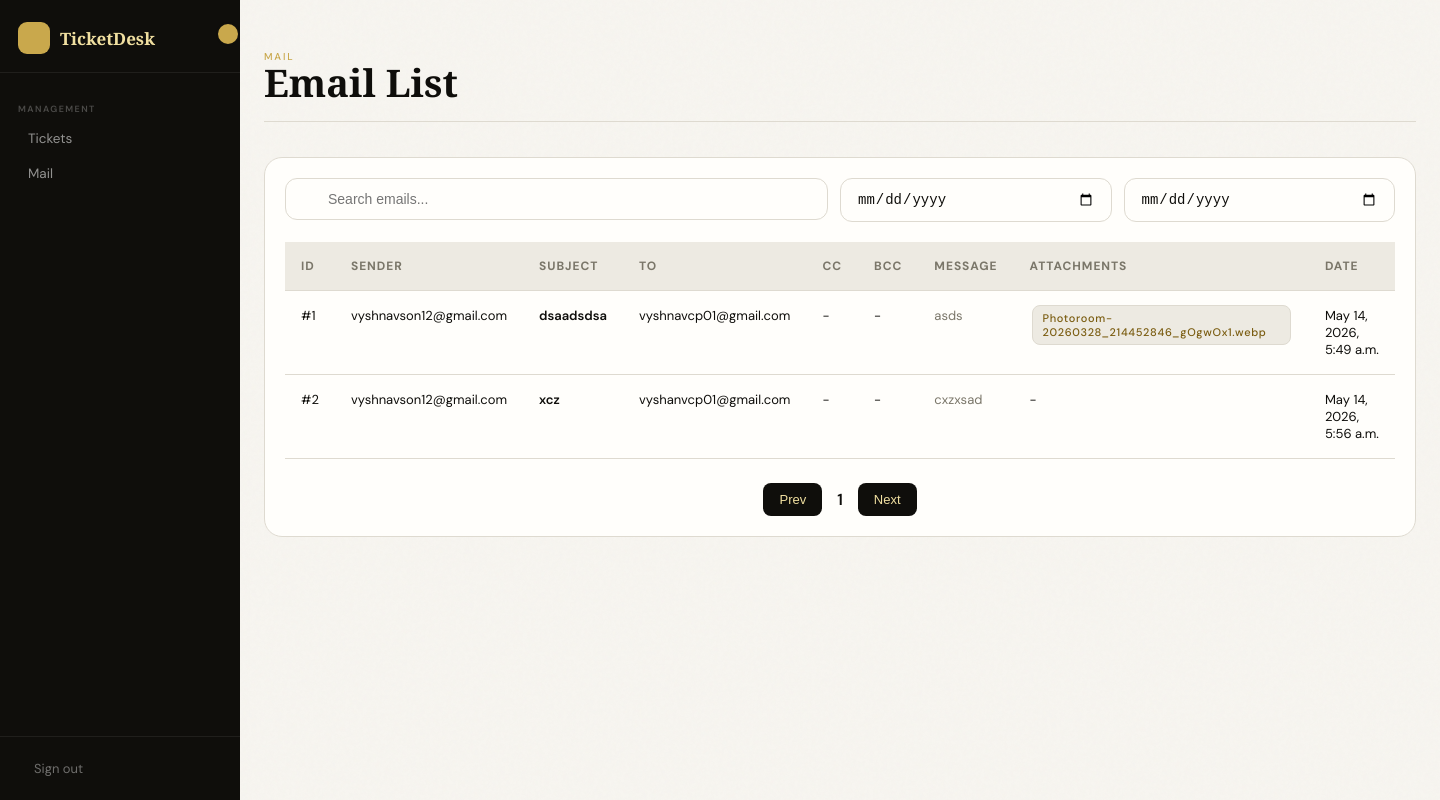
The app's page /email-list/, older data.
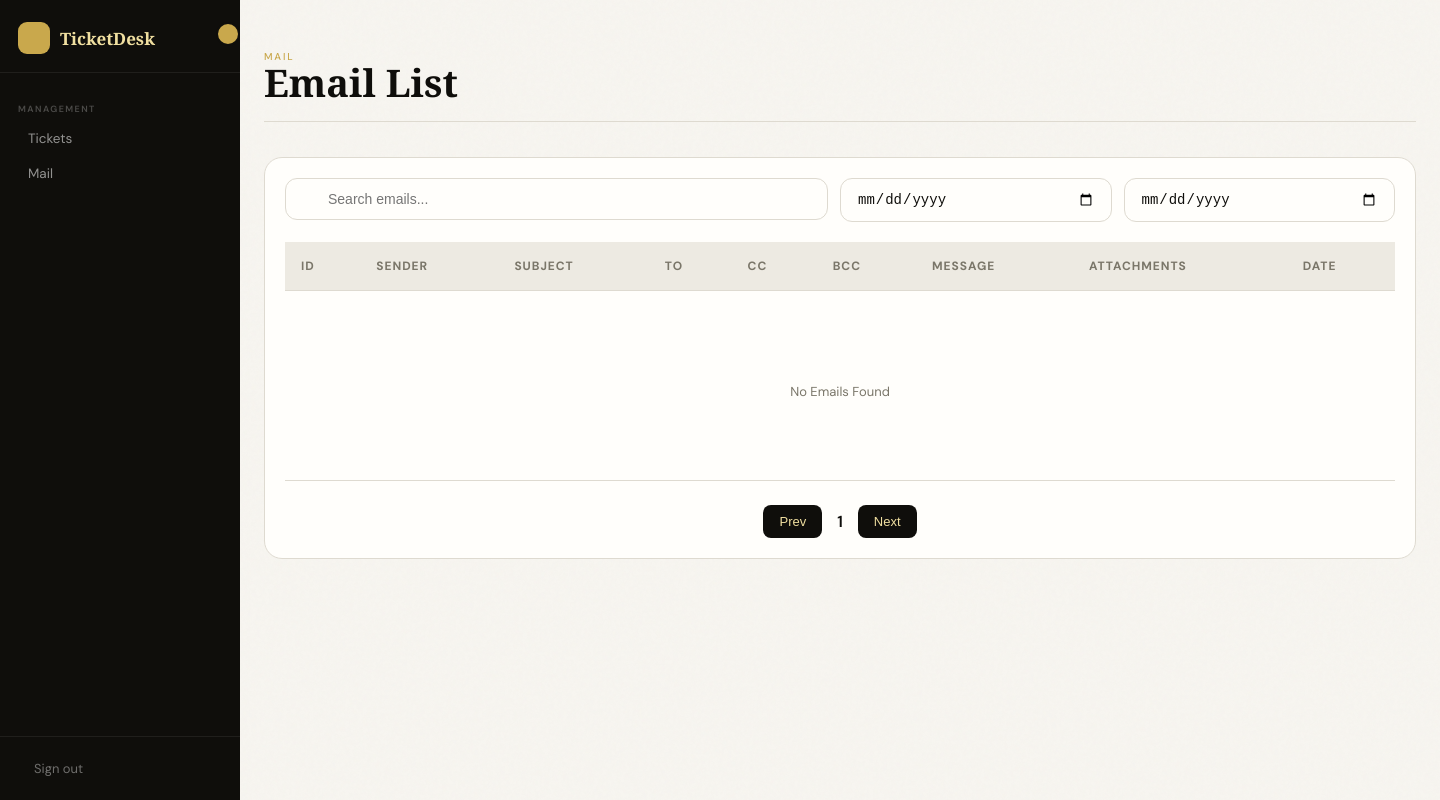
The same page, newer data.
### myapp/models.py (models this page shows, shortened)
class SentEmail(models.Model):
    sender_email = models.EmailField()
    subject = models.CharField(max_length=255)
    body = models.TextField()
    to_email = models.TextField()
    cc_email  = models.TextField(blank=True, null=True)
    bcc_email = models.TextField(blank=True, null=True)
    created_at = models.DateTimeField(auto_now_add=True)

class EmailAttachment(models.Model):
    email = models.ForeignKey(SentEmail, on_delete=models.CASCADE, related_name='attachments')
    file = models.FileField(upload_to="email_attachments/")

### myapp/views.py (the view, shortened to what this page needs)
# urls.py: path("email-list/",views. email_list, name="email_list"),
def email_list(request):
    emails = SentEmail.objects.all().prefetch_related("attachments").order_by("id")
    search = request.GET.get("search")
    from_date = request.GET.get("from_date")
    to_date = request.GET.get("to_date")
    if from_date:
        emails = emails.filter(created_at__date__gte=from_date)
    if to_date:
        emails = emails.filter(created_at__date__lte=to_date)
    page_number = request.GET.get("page", 1)
    paginator = Paginator(emails, 10)
    page_obj = paginator.get_page(page_number)
    emails = page_obj.object_list
    return render(request, "email_list.html", {
        "emails": emails,
        "sender_email": settings.EMAIL_HOST_USER
    })

### templates/email_list.html (shortened to what this page needs)
{% extends "main.html" %}
{% load static %}
{% block content %}
<div class="shell">
    <div class="top-header">
        <div>
            <div class="eyebrow">Mail</div>
            <h1 class="title">Email List</h1>
        </div>
    </div>
    <div class="card">
        <div class="filters">
            <div class="search-box">
                <input
                    type="text"
                    id="search"
                    placeholder="Search emails..."
                >
            </div>
            <input type="date" id="from_date">
            <input type="date" id="to_date">
        </div>
        <div class="table-wrap">
            <table>
                <thead>
                    <tr>
                        <th>ID</th>
                        <th>Sender</th>
                        <th>Subject</th>
                        <th>To</th>
                        <th>CC</th>
                        <th>BCC</th>
                        <th>Message</th>
                        <th>Attachments</th>
                        <th>Date</th>
                    </tr>
                </thead>
                <tbody id="email-table-body">
                    {% for email in emails %}
                    <tr>
                        <td>#{{ email.id }}</td>
                        <td>{{ email.sender_email }}</td>
                        <td class="subject">
                            {{ email.subject }}
                        </td>
                        <td>{{ email.to_email }}</td>
                        <td>{{ email.cc_email|default:"-" }}</td>
                        <td>{{ email.bcc_email|default:"-" }}</td>
                        <td>
                            <div class="message">
                                {{ email.body }}
                            </div>
                        </td>
                        <td>
                            {% for file in email.attachments.all %}
                                <div class="badge">
                                    {{ file.file.name|cut:"email_attachments/" }}
                                </div>
                            {% empty %}
                                -
                            {% endfor %}
                        </td>
                        <td>{{ email.created_at }}</td>
                    </tr>
                    {% empty %}
                    <tr>
                        <td colspan="9" class="no-data">
                            No Emails Found
                        </td>
                    </tr>
                    {% endfor %}
                </tbody>
            </table>
        </div>
        <div class="pagination">
            <button id="prev-btn" onclick="prevPage()">
                Prev
            </button>
            <span id="page-number">1</span>
            <button id="next-btn" onclick="nextPage()">
                Next
            </button>
        </div>
    </div>
</div>
{% endblock %}

Row changes from the older to the newer data that the page shows:
removed SentEmail: id "1", sender_email "vyshnavson12@gmail.com", subject "dsaadsdsa", to_email "vyshnavcp01@gmail.com", cc_email "-", bcc_email "-", body "asds", created_at "May 14, 2026, 5:49 a.m."
removed EmailAttachment: file.name "Photoroom-20260328_214452846_gOgwOx1.webp"
removed SentEmail: id "2", sender_email "vyshnavson12@gmail.com", subject "xcz", to_email "vyshanvcp01@gmail.com", cc_email "-", bcc_email "-", body "cxzxsad", created_at "May 14, 2026, 5:56 a.m."
Text that changed along with them:
text now shown: "No Emails Found"
